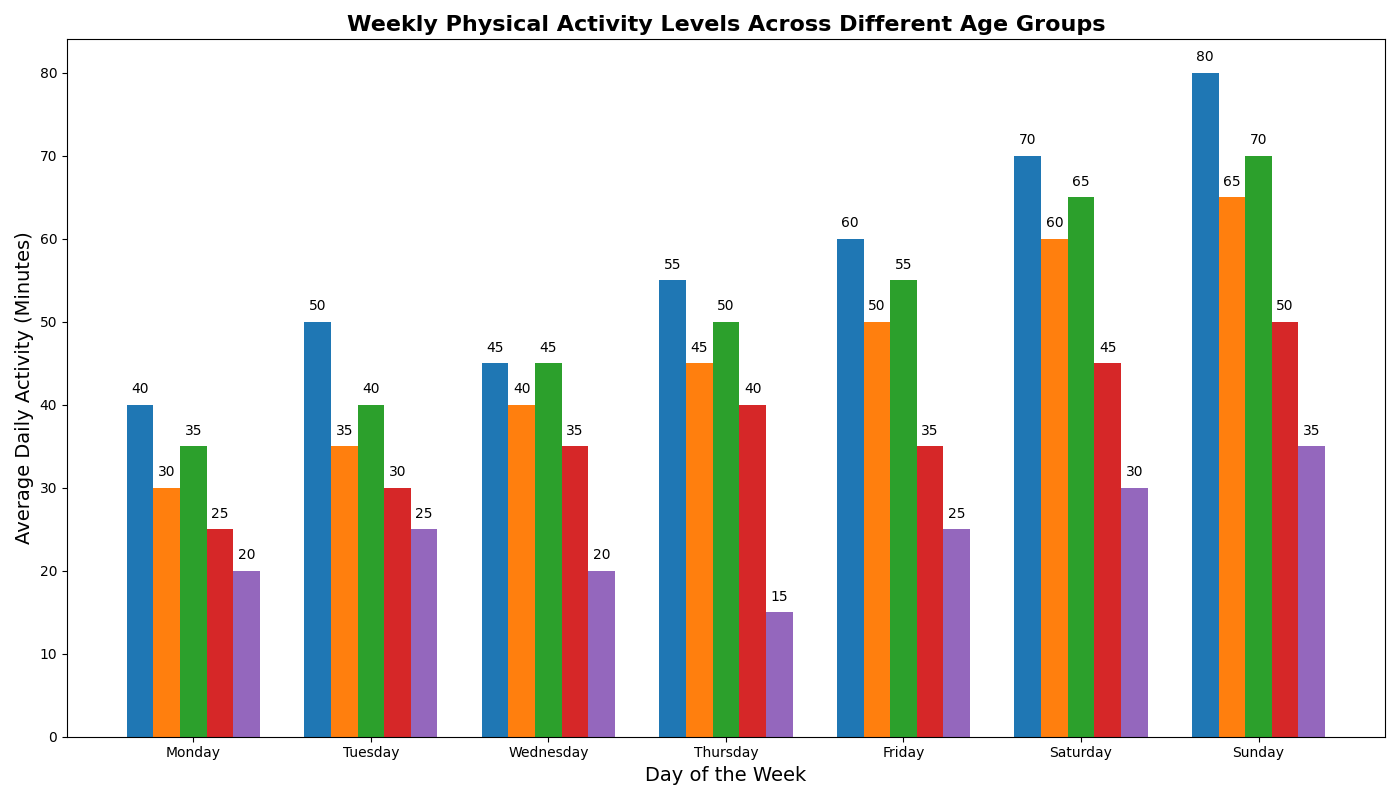

Write Python code to recreate this figure.
import matplotlib.pyplot as plt
import numpy as np

age_groups = ["Children", "Teenagers", "Young Adults", "Adults", "Seniors"]
days_of_week = ["Monday", "Tuesday", "Wednesday", "Thursday", "Friday", "Saturday", "Sunday"]
activity_data = np.array([
    [40, 50, 45, 55, 60, 70, 80],  # Children
    [30, 35, 40, 45, 50, 60, 65],  # Teenagers
    [35, 40, 45, 50, 55, 65, 70],  # Young Adults
    [25, 30, 35, 40, 35, 45, 50],  # Adults
    [20, 25, 20, 15, 25, 30, 35]   # Seniors
])

x = np.arange(len(days_of_week))
bar_width = 0.15

fig, ax = plt.subplots(figsize=(14, 8))

for i, age_group in enumerate(age_groups):
    ax.bar(x + i * bar_width, activity_data[i], bar_width)

ax.set_xlabel('Day of the Week', fontsize=14)
ax.set_ylabel('Average Daily Activity (Minutes)', fontsize=14)
ax.set_title('Weekly Physical Activity Levels Across Different Age Groups', fontsize=16, fontweight='bold')
ax.set_xticks(x + bar_width * 2)
ax.set_xticklabels(days_of_week)

for i, age_group in enumerate(age_groups):
    for j, activity in enumerate(activity_data[i]):
        ax.text(x[j] + i * bar_width, activity + 1, f'{activity}', ha='center', va='bottom', fontsize=10)

plt.tight_layout()

plt.savefig("weekly_activity_levels.png")
plt.show()
